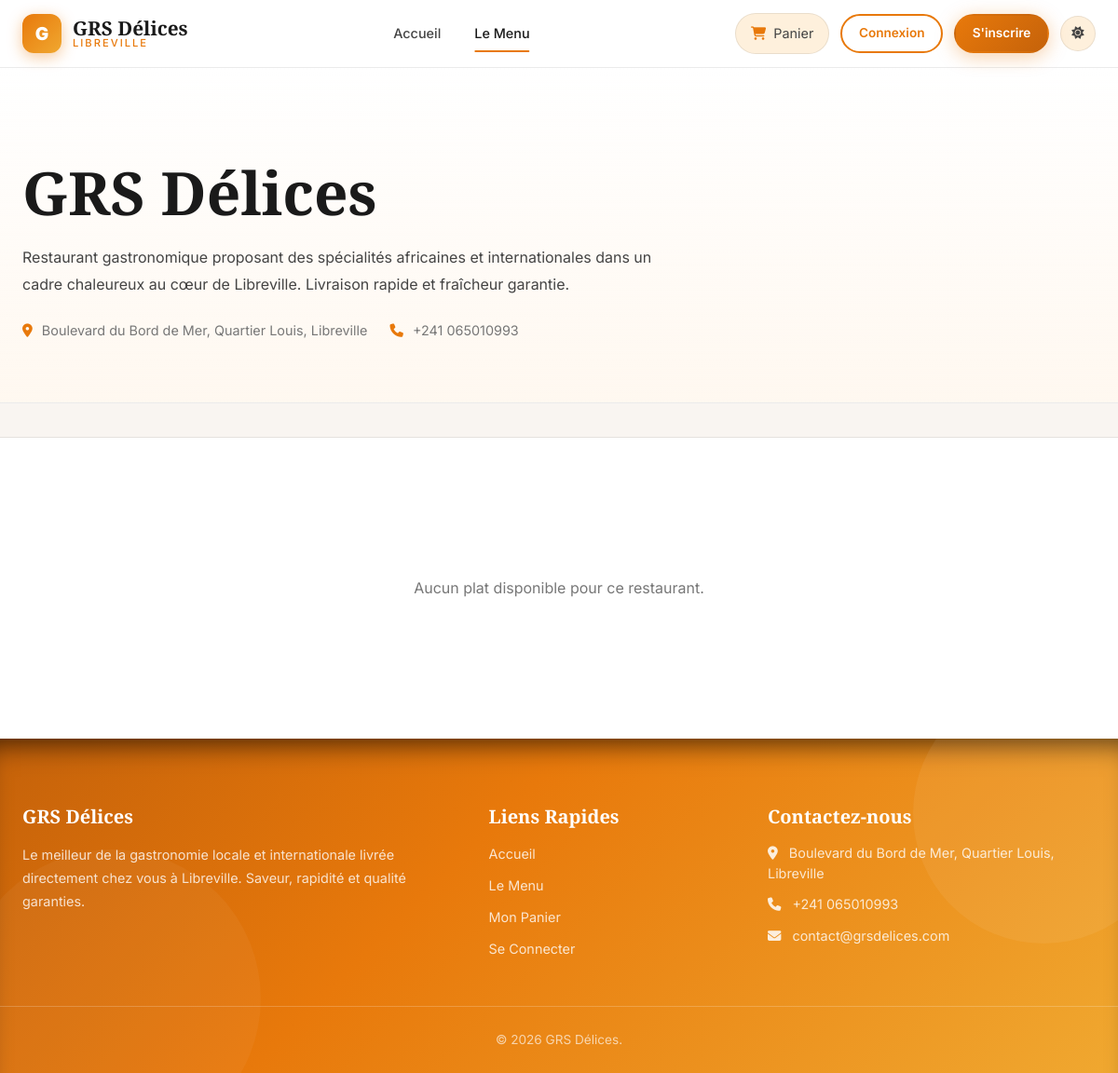
The page /Frontend/menu.php on the database its author committed.
### tables this page shows
CREATE TABLE `restaurants` (
  `id_restaurant`     INT               NOT NULL AUTO_INCREMENT,
  `nom`               VARCHAR(120)      NOT NULL,
  `adresse`           TEXT              NOT NULL,
  `ville`             VARCHAR(80)       NOT NULL DEFAULT 'Libreville',
  `telephone`         VARCHAR(20)       DEFAULT NULL,
  `email`             VARCHAR(150)      DEFAULT NULL,
  `description`       TEXT              DEFAULT NULL,
  `logo`              VARCHAR(255)      DEFAULT NULL,
  `actif`             TINYINT           NOT NULL DEFAULT 1,
  `created_at`        TIMESTAMP         DEFAULT CURRENT_TIMESTAMP,
  PRIMARY KEY (`id_restaurant`)
);

### Frontend/includes/session.php (called while the page is built, shortened)
<?php
$is_logged_in = isset($_SESSION['user']);
?>

### Frontend/menu.php (the view, shortened to what this page needs)
<?php
$id_restaurant = 1;
$database = new Database();
$db = $database->getConnection();
$query = "SELECT nom, adresse, ville, telephone, description FROM restaurants WHERE id_restaurant = :id LIMIT 0,1";
$stmt = $db->prepare($query);
$stmt->bindParam(":id", $id_restaurant);
$stmt->execute();
$restaurant = $stmt->fetch(PDO::FETCH_ASSOC);
include_once 'includes/header.php';
?>
<section style="background: var(--menu-banner-bg); padding: 6rem 0 4rem 0; border-bottom: 1px solid var(--border); position: relative;">
  <div class="container reveal">
    <h1 class="restaurant-name" style="font-size: clamp(2.2rem, 6vw, 4rem); font-family: var(--font-heading); margin-bottom: 1rem;">
      <?php echo htmlspecialchars($restaurant['nom']); ?>
    </h1>
    <p class="text-dim" style="max-width: 700px; margin-bottom: 1.5rem; line-height: 1.8;">
      <?php echo htmlspecialchars($restaurant['description'] ?? 'Découvrez les plats raffinés préparés par nos chefs.'); ?>
    </p>
    <div class="d-flex flex-wrap gap-3" style="font-size: 0.9rem; color: var(--text-muted);">
      <span><i class="fa-solid fa-location-dot text-primary" style="margin-right: 6px;"></i> <?php echo htmlspecialchars($restaurant['adresse']); ?>, <?php echo htmlspecialchars($restaurant['ville']); ?></span>
      <?php if (!empty($restaurant['telephone'])): ?>
        <span><i class="fa-solid fa-phone text-primary" style="margin-right: 6px;"></i> <?php echo htmlspecialchars($restaurant['telephone']); ?></span>
      <?php endif; ?>
    </div>
  </div>
</section>
<section style="position: sticky; top: 72px; z-index: 90; background: var(--menu-nav-bg); backdrop-filter: blur(10px); -webkit-backdrop-filter: blur(10px); border-bottom: 1px solid var(--border); padding: 1rem 0;">
  <div class="container d-flex align-center gap-2 overflow-x-auto" id="category-pills" style="padding-bottom: 0.25rem; white-space: nowrap;">
  </div>
</section>
<section class="section" style="background: var(--dark-2);">
  <div class="container" id="menu-container">
  </div>
</section>
<?php include_once 'includes/footer.php'; ?>

### Frontend/includes/header.php (shortened to what this page needs)
<?php
include_once __DIR__ . '/session.php';
global $is_logged_in, $current_user;
?>
<!DOCTYPE html>
<html lang="fr">
<head>
  <link rel="stylesheet" href="https://cdnjs.cloudflare.com/ajax/libs/font-awesome/6.5.1/css/all.min.css">
  <link rel="stylesheet" href="/appli_commande/Frontend/assets/css/style.css">
</head>
<body>
  <nav class="navbar">
    <div class="container navbar-inner">
      <a href="/appli_commande/Frontend/index.php" class="navbar-brand">
        <div class="brand-icon">G</div>
        <div class="brand-text">
          <span class="brand-name">GRS Délices</span>
          <span class="brand-tagline">Libreville</span>
        </div>
      </a>
      <div class="nav-links">
        <a href="/appli_commande/Frontend/index.php" class="nav-link">Accueil</a>
        <a href="/appli_commande/Frontend/menu.php" class="nav-link">Le Menu</a>
      </div>
      <div class="navbar-actions">
        <a href="/appli_commande/Frontend/panier.php" class="cart-btn">
          <i class="fa-solid fa-cart-shopping text-primary"></i> Panier
        </a>
        <?php if ($is_logged_in): ?>
          <div class="user-menu-wrapper" style="position: relative; display: inline-block;">
            <div class="user-dropdown">
              <button class="user-btn">
                <div class="user-avatar"><?php echo strtoupper(substr($current_user['nom'], 0, 1)); ?></div>
                <span style="max-width: 100px; overflow: hidden; text-overflow: ellipsis; white-space: nowrap;">
                  <?php echo htmlspecialchars($current_user['nom']); ?>
                </span>
                <i class="fa-solid fa-chevron-down" style="font-size: 0.75rem; margin-left: 2px;"></i>
              </button>
              <div class="dropdown-menu">
                <?php if (($current_user['role'] ?? 'client') === 'admin'): ?>
                  <a href="/appli_commande/Frontend/admin/index.php" class="dropdown-item"><i class="fa-solid fa-chart-line"></i> Tableau de bord</a>
                  <div class="dropdown-divider"></div>
                <?php endif; ?>
                <a href="/appli_commande/Frontend/profil.php" class="dropdown-item"><i class="fa-solid fa-user"></i> Profil & Commandes</a>
                <div class="dropdown-divider"></div>
                <a href="/appli_commande/Frontend/deconnexion.php" class="dropdown-item danger"><i class="fa-solid fa-right-from-bracket"></i> Déconnexion</a>
              </div>
            </div>
          </div>
          <button class="theme-toggle" aria-label="Changer de thème" title="Changer de thème">
            <i class="fa-solid fa-moon dark-icon"></i>
            <i class="fa-solid fa-sun light-icon" style="display: none;"></i>
          </button>
        <?php else: ?>
          <a href="/appli_commande/Frontend/login.php" class="btn btn-outline btn-sm">Connexion</a>
          <a href="/appli_commande/Frontend/register.php" class="btn btn-primary btn-sm">S'inscrire</a>
          <button class="theme-toggle" aria-label="Changer de thème" title="Changer de thème">
            <i class="fa-solid fa-sun light-icon" style="display: none;"></i>
          </button>
        <?php endif; ?>
      </div>
    </div>
  </nav>

### Frontend/includes/footer.php (shortened to what this page needs)
  <footer class="footer">
    <div class="container footer-inner">
      <div class="footer-col">
        <h4 class="footer-title">GRS Délices</h4>
        <p class="footer-text">
          Le meilleur de la gastronomie locale et internationale livrée directement chez vous à Libreville. Saveur, rapidité et qualité garanties.
        </p>
      </div>
      <div class="footer-col">
        <h4 class="footer-title">Liens Rapides</h4>
        <ul class="footer-links">
          <li><a href="/appli_commande/Frontend/index.php">Accueil</a></li>
          <li><a href="/appli_commande/Frontend/menu.php">Le Menu</a></li>
          <li><a href="/appli_commande/Frontend/panier.php">Mon Panier</a></li>
          <?php if ($is_logged_in): ?>
            <li><a href="/appli_commande/Frontend/profil.php">Profil & Commandes</a></li>
          <?php else: ?>
            <li><a href="/appli_commande/Frontend/login.php">Se Connecter</a></li>
          <?php endif; ?>
        </ul>
      </div>
      <div class="footer-col">
        <h4 class="footer-title">Contactez-nous</h4>
        <ul class="footer-contact">
          <li><i class="fa-solid fa-location-dot" style="margin-right: 8px; opacity: 0.9;"></i> Boulevard du Bord de Mer, Quartier Louis, Libreville</li>
          <li><i class="fa-solid fa-phone" style="margin-right: 8px; opacity: 0.9;"></i> +241 065010993</li>
          <li><i class="fa-solid fa-envelope" style="margin-right: 8px; opacity: 0.9;"></i> contact@grsdelices.com</li>
        </ul>
      </div>
    </div>
    <div class="footer-bottom">
      <div class="container footer-bottom-inner">
        <p>&copy; <?php echo date('Y'); ?> GRS Délices.</p>
      </div>
    </div>
  </footer>
</body>
</html>

### rows shown on the page
restaurants: nom "GRS Délices", description "Restaurant gastronomique proposant des spécialités africaines et internationales dans un cadre chaleureux au cœur de Libreville. Livraison rapide et fraîcheur garantie.", adresse "Boulevard du Bord de Mer, Quartier Louis", ville "Libreville", telephone "+241 065010993"
